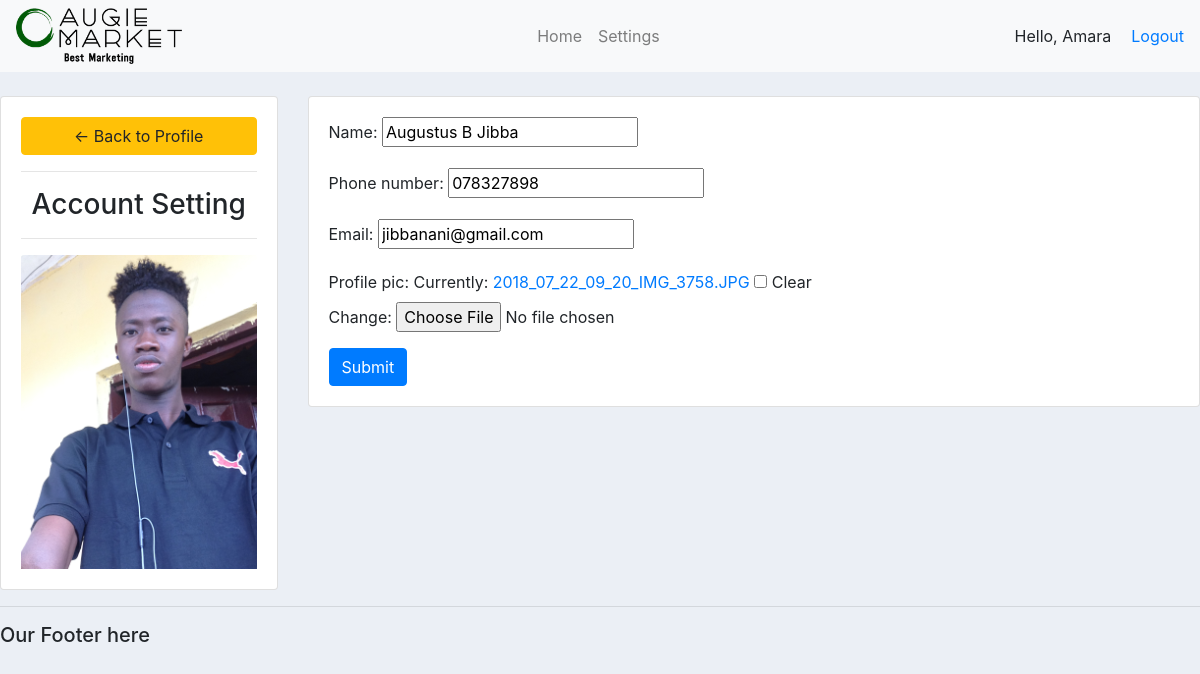
/account/ (signed in), run on the app's committed database.
### accounts/models.py (models this page shows, shortened)
class Customer(models.Model):
    user = models.OneToOneField(User, null=True, blank=True, on_delete=models.CASCADE)
    name = models.CharField(max_length=200, null=True)
    phone_number = models.CharField(max_length=50, null=True)
    email = models.CharField(max_length=100, null=True)
    profile_pic = models.ImageField(default= "male.png",null=True, blank=True)
    date_created = models.DateTimeField(auto_now=True, null=True)

### accounts/decorators.py (the view)
        def wrapper_func(request, *args, **kwargs):
            group = None
            if request.user.groups.exists():
                group = request.user.groups.all()[0].name
            if group in allowed_roles:
                return view_func(request, *args, **kwargs)
            else:
                return HttpResponse('You are not authorized to view this page')

### accounts/form.py
class CustomerForm(ModelForm):
    class Meta:
        model = Customer
        fields = '__all__'
        exclude = ['user']

### accounts/views.py (called while the page is built)
@login_required(login_url='login')
@allowed_users(allowed_roles=['customers'])
def accountSettings(request):
    customer = request.user.customer
    form = CustomerForm(instance=customer)
    if request.method == 'POST':
        form = CustomerForm(request.POST, request.FILES, instance=customer)
        if form.is_valid():
            form.save()
    context = {'form': form}
    return render(request, 'accounts/account_settings.html', context)

### accounts/templates/accounts/account_settings.html (shortened to what this page needs)
{% extends 'accounts/main.html' %}
{% load static %}
{% block content %}
    <br>
    <div class="row">
        <div class="col-md-3">
            <div class="card card-body">
                <a class="btn btn-warning" href=" {% url 'home' %} ">&#8592; Back to Profile</a>
                <hr>
                <h3 class="profile-pic">Account Setting</h3>
                <hr>
                <div class="media">
                    <img class="card-img-top" src=" {{request.user.customer.profile_pic.url}} ">
                </div>
            </div>
        </div>
        <div class="col-md-9">
            <div class="card card-body">
                <form action="" method="POST" enctype="multipart/form-data">
                    {{form.as_p}}
                    <input class="btn btn-primary" type="submit" name="Update Information">
                </form>
            </div>
        </div>
    </div>
{% endblock %}

### accounts/templates/accounts/navbar.html (shortened to what this page needs)
{% load static %}
<nav class="navbar navbar-expand-lg navbar-light bg-light">
    <img src="{% static 'images/logo.png'%}" alt="Logo Images" id="logo" height="80px">
    <div class="collapse navbar-collapse justify-content-center"  id="navbarNavDropdown">
        <ul class="navbar-nav ">
            {% if request.user.is_staff %}
                <li class="nav-item active">
                    <a class="nav-link" href="{% url 'home' %}">Dashboard</a>
                </li>
                <li class="nav-item">
                    <a class="nav-link" href="{% url 'product' %}">Product</a>
                </li>
            {% else %}
                <li class="nav-item">
                    <a class="nav-link" href="{% url 'user-page' %}">Home</a>
                </li>
                <li class="nav-item">
                    <a class="nav-link" href="{% url 'account' %}">Settings</a>
                </li>
            {% endif %}
        </ul>
    </div>
    <span style= margin-right:20px>Hello, {{request.user}} </span>
    <span><a href=" {% url 'logout' %} ">Logout</a></span>
</nav>

### static/css/main.css (style rules this page uses)
body { background-color: #ebeff5; }
#logo { height: 3.5em; }

### accounts/templates/accounts/account_settings.html (style rules this page uses)
.profile-pic { max-width:18rem; max-height: 18rem; margin: 0 auto; border-radius: 50%; }

### data on the page
Customer: name "Augustus B Jibba", phone_number "078327898", email "jibbanani@gmail.com"

### other printed values
{{ request.user }} "Amara"
